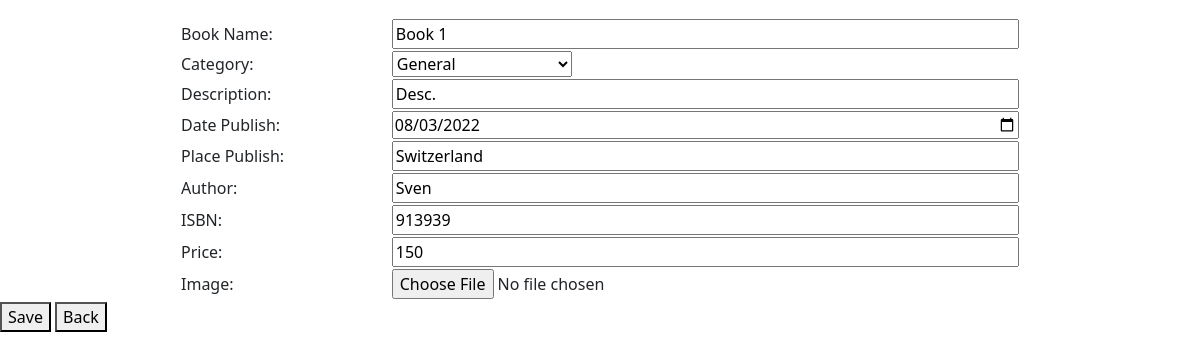
/sites/book_update.php?ID=1, run on the app's committed database.
### tables this page shows
CREATE TABLE `book` (
  `ID` int(11) NOT NULL,
  `Name` varchar(100) NOT NULL,
  `Category` varchar(100) NOT NULL,
  `PublishDate` date NOT NULL,
  `Author` varchar(100) NOT NULL,
  `Description` varchar(1000) NOT NULL,
  `ISBNNumber` varchar(100) NOT NULL,
  `Image` text NOT NULL,
  `PublishPlace` varchar(100) NOT NULL,
  `Price` decimal(10,0) NOT NULL
);

### sites/repositories/library-repository.php (called while the page is built, shortened)
<?php
function getDatabaseConnection()
{
    $servername = "localhost";
    $username = "root";
    $password = "";
    $dbname = "library";
    $conn = new mysqli($servername, $username, $password, $dbname);
    return $conn;
}
function getBookDetail($ID) {
    $conn = getDatabaseConnection();
    $sql = "SELECT ID, Name, Category, PublishDate, Author, Description, ISBNNumber, Image, PublishPlace, Price FROM book WHERE ID = '" . $ID . "'";
    $result = $conn->query($sql);
    return $result->fetch_assoc();
}
?>

### sites/book_update.php (the view, shortened to what this page needs)
<!DOCTYPE html>
<html>
<head>
    <link rel="stylesheet" type="text/css" href="css/mystyle.css">
    <link rel="stylesheet" type="text/css" href="css/userstyle.css">
    <link href="https://cdn.jsdelivr.net/npm/bootstrap@5.3.0-alpha1/dist/css/bootstrap.min.css" rel="stylesheet"
>
</head>
<body>
    <?php
    require("repositories/library-repository.php");
    $errorMessage = "";
    if ($_SERVER["REQUEST_METHOD"] == "GET") {
        $id = $_GET['ID'];
        try {
            $book = getBookDetail($id);
        } catch (Exception $ex) {
            $errorMessage += "<br>Issue fetching borrowing data!";
        }
    }
    ?>
    <form method="post" action="<?php echo htmlspecialchars($_SERVER["PHP_SELF"]); ?>" onsubmit="return validateForm()"
        enctype="multipart/form-data">
        <table>
            <tr>
                <td colspan="2">
                </td>
            </tr>
            <tr>
                <td>Book Name:</td>
                <td>
                    <input id="nameInput" class="inputField" name="name" type="text"
                        value="<?php echo $book["Name"]; ?>">
                </td>
            </tr>
            <tr>
                <td>Category:</td>
                <td>
                    <select id="categoryInput" name="category" value="<?php echo $book["Category"]; ?>">
                        <option value="General">General</option>
                    </select>
                </td>
            </tr>
            <tr>
                <td>Description:</td>
                <td>
                    <input id="descInput" class="inputField" name="desc" type="text"
                        value="<?php echo $book["Description"]; ?>">
                </td>
            </tr>
            <tr>
                <td>Date Publish:</td>
                <td>
                    <input id="dateInput" class="inputField" name="date" type="date" min="0"
                        value="<?php echo strftime('%Y-%m-%d', strtotime($book["PublishDate"])); ?>">
                </td>
            </tr>
            <tr>
                <td>Place Publish:</td>
                <td>
                    <input id="placeInput" class="inputField" name="place" type="text"
                        value="<?php echo $book["PublishPlace"]; ?>">
                </td>
            </tr>
            <tr>
                <td>Author:</td>
                <td>
                    <input id="authorInput" class="inputField" name="author" type="text"
                        value="<?php echo $book["Author"]; ?>">
                </td>
            </tr>
            <tr>
                <td>ISBN:</td>
                <td>
                    <input id="isbnInput" class="inputField" name="isbn" type="text"
                        value="<?php echo $book["ISBNNumber"]; ?>">
                </td>
            </tr>
            <tr>
                <td>Price:</td>
                <td>
                    <input id="priceInput" class="inputField" name="price" type="text"
                        value="<?php echo $book["Price"]; ?>">
                </td>
            </tr>
            <tr>
                <td>Image:</td>
                <td>
                    <input id="image" class="inputField" name="image" type="file" value="<?php echo $book["Image"]; ?>">
                </td>
            </tr>
            <tr>
                <td><input hidden name="ID" value="<?php echo $id; ?>"></td>
            </tr>
        </table>
        <button type="submit" class="submitButton">Save</button>
        <button type="button" onclick="history.back();">Back</button>
    </form>
</body>
</html>

### sites/css/mystyle.css (style rules this page uses)
body { background-color: #F9FAF5; font-family: arial, sans-serif; }

### sites/css/userstyle.css (style rules this page uses)
.inputField { width: 100%; }
table { width: 70%; margin-left: 15%; margin-right: 15%; }

### data on the page
book: name "Book 1", category "General", desc "Desc.", date "08/03/2022", place "Switzerland", author "Sven", isbn "913939", price "150"
